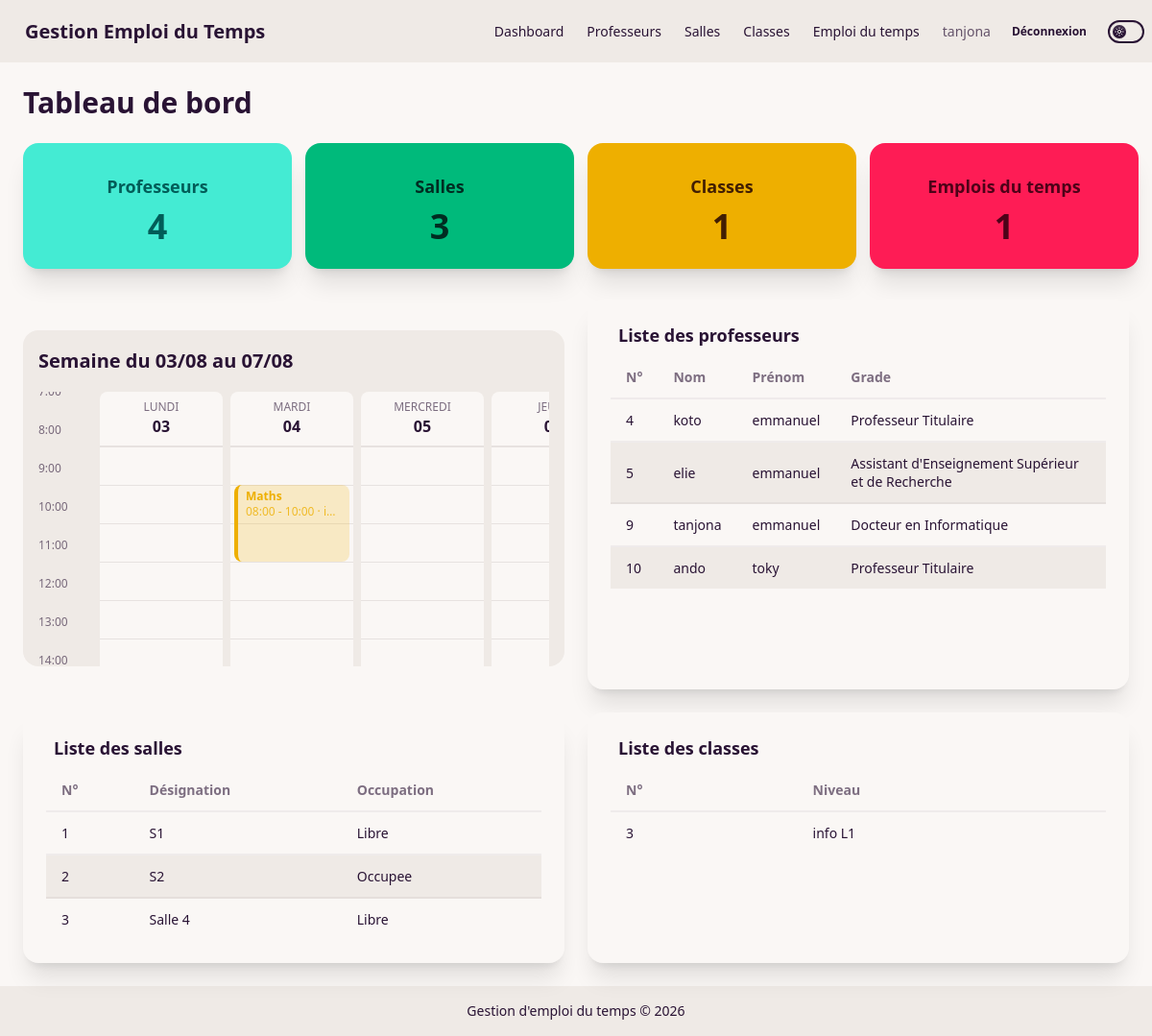
The page /dashboard/ (signed in) on the database its author committed.
### emploi/models.py (models this page shows, shortened)
class EmploiDuTemps(models.Model):
    DUREE_CHOICES = [
        (60, "1h"),
        (90, "1h30"),
        (120, "2h"),
        (180, "3h"),
        (240, "4h"),
    ]
    idsalle = models.ForeignKey(
        Salle,
        on_delete=models.CASCADE
    )
    idprof = models.ForeignKey(
        Prof,
        on_delete=models.CASCADE
    )
    idclass = models.ForeignKey(
        Classe,
        on_delete=models.CASCADE
    )
    cours = models.CharField(max_length=100)
    date = models.DateTimeField()
    duree_minutes = models.PositiveIntegerField(
        choices=DUREE_CHOICES,
        default=90
    )
    @property
    def heure_fin(self):
        return self.date + datetime.timedelta(minutes=self.duree_minutes)

class Classe(models.Model):
    idclass = models.AutoField(primary_key=True)
    niveau = models.CharField(max_length=100)
    def __str__(self):
        return self.niveau

class Prof  (models.Model):
    GRADE_CHOICES = [
        ("PT", "Professeur Titulaire"),
        ("MC", "Maître de Conférences"),
        ("AESR", "Assistant d'Enseignement Supérieur et de Recherche"),
        ("HDR", "Docteur HDR"),
        ("DI", "Docteur en Informatique"),
        ("DOC", "Doctorant en Informatique"),
    ]
    idprof = models.AutoField(primary_key=True)
    nomprof = models.CharField(max_length=100)
    prenomprof = models.CharField(max_length=100)
    grad = models.CharField(
        max_length=10,
        choices=GRADE_CHOICES
    )
    def __str__(self):
        return f"{self.nomprof} {self.prenomprof}"

class Salle(models.Model):
    OCCUPATION_CHOICES = [
        ("Libre", "Libre"),
        ("Occupee", "Occupée"),
    ]
    idsalle = models.AutoField(primary_key=True)
    design = models.CharField(max_length=100)
    occupation = models.CharField(
        max_length=10,
        choices=OCCUPATION_CHOICES
    )
    def __str__(self):
        return self.design

### emploi/views.py (the view)
# urls.py: path('', RedirectView.as_view(pattern_name='dashboard', permanent=False)),
def dashboard(request):
    nombre_prof = Prof.objects.count()
    nombre_salle = Salle.objects.count()
    nombre_classe = Classe.objects.count()
    nombre_emploi = EmploiDuTemps.objects.count()
    context = {
        "nombre_prof": nombre_prof,
        "nombre_salle": nombre_salle,
        "nombre_classe": nombre_classe,
        "nombre_emploi": nombre_emploi,
        "profs": Prof.objects.all(),
        "salles": Salle.objects.all(),
        "classes": Classe.objects.all(),
        "emplois": EmploiDuTemps.objects.select_related(
            "idprof",
            "idsalle",
            "idclass"
        )
    }
    context.update(_semaine_a_glance(request, px_par_heure=40))
    return render(request, "dashboard/dashboard.html", context)

### emploi/templates/dashboard/dashboard.html (shortened to what this page needs)
{% extends "base.html" %} {% block content %}
<h1 class="text-3xl font-bold mb-6">Tableau de bord</h1>
<div class="grid grid-cols-1 md:grid-cols-2 lg:grid-cols-4 gap-6">
    <div class="card w-70 bg-primary text-primary-content shadow-xl">
        <div class="card-body items-center text-center">
            <h2 class="card-title">Professeurs</h2>
            <p class="text-4xl font-bold">{{ nombre_prof }}</p>
        </div>
    </div>
    <div class="card bg-success text-success-content w-70 shadow-xl">
        <div class="card-body items-center text-center">
            <h2 class="card-title">Salles</h2>
            <p class="text-4xl font-bold">{{ nombre_salle }}</p>
        </div>
    </div>
    <div class="card w-70 bg-warning text-warning-content shadow-xl">
        <div class="card-body items-center text-center">
            <h2 class="card-title">Classes</h2>
            <p class="text-4xl font-bold">{{ nombre_classe }}</p>
        </div>
    </div>
    <div class="card w-70 bg-error text-error-content shadow-xl">
        <div class="card-body items-center text-center">
            <h2 class="card-title">Emplois du temps</h2>
            <p class="text-4xl font-bold">{{ nombre_emploi }}</p>
        </div>
    </div>
</div>
<section class="mt-8">
    <div class="grid grid-cols-1 lg:grid-cols-2 gap-6">
        <div class="mt-8">
            {% include "partials/semaine_glance.html" with largeur="700px" hauteur="350px" %}
        </div>
        <div class="card bg-base-100 shadow-xl">
            <div class="card-body">
                <h2 class="card-title">
                    Liste des professeurs
                </h2>
                <div class="overflow-x-auto">
                    <table class="table table-zebra">
                        <thead>
                            <tr>
                                <th>N°</th>
                                <th>Nom</th>
                                <th>Prénom</th>
                                <th>Grade</th>
                            </tr>
                        </thead>
                        <tbody>
                            {% for prf in profs %}
                            <tr>
                                <td>{{ prf.idprof }}</td>
                                <td>{{ prf.nomprof }}</td>
                                <td>{{ prf.prenomprof }}</td>
                                <td>{{ prf.get_grad_display }}</td>
                            </tr>
                            {% endfor %}
                        </tbody>
                    </table>
                </div>
            </div>
        </div>
        <div class="card bg-base-100 shadow-xl">
            <div class="card-body">
                <h2 class="card-title">
                    Liste des salles
                </h2>
                <div class="overflow-x-auto">
                    <table class="table table-zebra">
                        <thead>
                            <tr>
                                <th>N°</th>
                                <th>Désignation</th>
                                <th>Occupation</th>
                            </tr>
                        </thead>
                        <tbody>
                            {% for salle in salles %}
                            <tr>
                                <td>{{ salle.idsalle }}</td>
                                <td>{{ salle.design }}</td>
                                <td>{{ salle.occupation }}</td>
                            </tr>
                            {% endfor %}
                        </tbody>
                    </table>
                </div>
            </div>
        </div>
         <div class="card bg-base-100 shadow-xl">
            <div class="card-body">
                <h2 class="card-title">
                    Liste des classes
                </h2>
                <div class="overflow-x-auto">
                    <table class="table table-zebra">
                        <thead>
                            <tr>
                                <th>N°</th>
                                <th>Niveau</th>
                            </tr>
                        </thead>
                        <tbody>
                            {% for cl in classes%}
                            <tr>
                                <td>{{ cl.idclass }}</td>
                                <td>{{ cl.niveau }}</td>
                            </tr>
                            {% endfor %}
                        </tbody>
                    </table>
                </div>
            </div>
        </div>
    </div>
</section>
{% endblock %}

### emploi/templates/base.html (shortened to what this page needs)
<html lang="fr" data-theme="cupcake">
    <head>
        <link href="https://cdn.jsdelivr.net/npm/daisyui@5" rel="stylesheet" type="text/css" />
        <script src="https://cdn.jsdelivr.net/npm/@tailwindcss/browser@4"></script>
        <link href="https://cdn.jsdelivr.net/npm/daisyui@5/themes.css" rel="stylesheet" type="text/css" />
    </head>
    <body>
        <header>
            <div class="navbar bg-base-200">
                <div class="flex-1">
                    <a class="btn btn-ghost text-xl">
                        Gestion Emploi du Temps
                    </a>
                </div>
                <div class="flex-none flex items-center gap-2">
                    {% if user.is_authenticated %}
                    <ul class="menu menu-horizontal px-1">
                        <li>
                            <a href="{%url 'dashboard'%}"> Dashboard </a>
                        </li>
                        <li>
                            <a href="{% url 'prof' %}"> Professeurs </a>
                        </li>
                        <li>
                            <a href="{%url 'salle'%}"> Salles </a>
                        </li>
                        <li>
                            <a href="{%url 'classe'%}"> Classes </a>
                        </li>
                        <li>
                            <a href="{%url 'emploi'%}"> Emploi du temps </a>
                        </li>
                    </ul>
                    <span class="text-sm text-base-content/70">{{ user.username }}</span>
                    <form method="POST" action="{% url 'logout' %}">
                        <button type="submit" class="btn btn-ghost btn-sm">Déconnexion</button>
                    </form>
                    {% endif %}
                    <label class="toggle text-base-content">
                        <input type="checkbox" value="dim" class="theme-controller" />
                    </label>
                </div>
            </div>
        </header>
        <main class="p-6">
            {% block content %}
            {% endblock %}
        </main>
        <footer class="footer footer-center bg-base-200 p-4">
            <aside>
                <p>Gestion d'emploi du temps © 2026</p>
            </aside>
        </footer>
    </body>
</html>

### emploi/templates/partials/semaine_glance.html (shortened to what this page needs)
<div class="bg-base-200 p-4 rounded-2xl mb-6 overflow-y-auto" style="max-width: {{ largeur|default:'90%' }}; height: {{ hauteur|default:'600px' }};">
    <div class="flex items-center justify-between mb-4">
        <h2 class="text-xl font-bold">
            Semaine du {{ jours.0.date|date:"d/m" }} au {{ jours.4.date|date:"d/m" }}
        </h2>
        {% if semaine_prec and semaine_suiv %}
        <div class="flex gap-2">
            <a href="?semaine={{ semaine_prec }}" class="btn btn-sm btn-ghost">
            </a>
            <a href="?semaine={{ semaine_suiv }}" class="btn btn-sm btn-ghost">
            </a>
        </div>
        {% endif %}
    </div>
    <div class="flex gap-2 overflow-x-auto">
        <div class="relative shrink-0 w-14" style="height: {{ hauteur_totale_semaine }}px;">
            {% for h in heures_axe %}
            <div class="absolute text-xs opacity-60 -translate-y-1/2" style="top: {{ h.top_px }}px;">
                {{ h.label }}
            </div>
            {% endfor %}
        </div>
        {% for jour in jours %}
        <div class="relative flex-1 min-w-32 bg-base-100 rounded-lg">
            <div class="text-center py-2 border-b border-base-300">
                <div class="text-xs uppercase opacity-60">{{ jour.nom }}</div>
                <div class="font-bold">{{ jour.date|date:"d" }}</div>
            </div>
            <div class="relative" style="height: {{ hauteur_totale_semaine }}px;">
                {% for h in heures_axe %}
                <div class="absolute w-full border-t border-base-300" style="top: {{ h.top_px }}px;"></div>
                {% endfor %}
                {% for ev in jour.evenements %}
                <div class="absolute left-1 right-1 rounded-lg border-l-4 px-2 py-1 overflow-hidden {{ ev.couleur }}"
                    style="top: {{ ev.top_px }}px; height: {{ ev.height_px }}px;"
                    title="{{ ev.obj.cours }} - {{ ev.heure_label }} - {{ ev.heure_fin_label }} - {{ ev.obj.idclass }} - {{ ev.obj.idprof }} - {{ ev.obj.idsalle }}">
                    <div class="text-xs font-bold truncate">{{ ev.obj.cours }}</div>
                    <div class="text-xs opacity-80 truncate">{{ ev.heure_label }} - {{ ev.heure_fin_label }} · {{ ev.obj.idclass }}</div>
                </div>
                {% endfor %}
            </div>
        </div>
        {% endfor %}
    </div>
</div>

### rows shown on the page
EmploiDuTemps: obj.cours "Maths", heure_label "08:00", heure_fin_label "10:00", obj.idclass "i…"
Prof: idprof "4", nomprof "koto", prenomprof "emmanuel", grad "Professeur Titulaire"
Prof: idprof "5", nomprof "elie", prenomprof "emmanuel", grad "Assistant d'Enseignement Supérieur et de Recherche"
Prof: idprof "9", nomprof "tanjona", prenomprof "emmanuel", grad "Docteur en Informatique"
Prof: idprof "10", nomprof "ando", prenomprof "toky", grad "Professeur Titulaire"
Salle: idsalle "1", design "S1", occupation "Libre"
Salle: idsalle "2", design "S2", occupation "Occupee"
Salle: idsalle "3", design "Salle 4", occupation "Libre"
Classe: idclass "3", niveau "info L1"

### other values the page prints
{{ user.username }} "tanjona"
{{ nombre_prof }} "4"
{{ nombre_salle }} "3"
{{ nombre_classe }} "1"
{{ nombre_emploi }} "1"
{{ jours.0.date|date:"d/m" }} "03/08"
{{ jours.4.date|date:"d/m" }} "07/08"
{{ h.label }} "8:00" "9:00" "10:00" "11:00" "12:00" "13:00" "14:00"
{{ jour.nom }} "LUNDI" "MARDI" "MERCREDI"
{{ jour.date|date:"d" }} "03" "04" "05"
